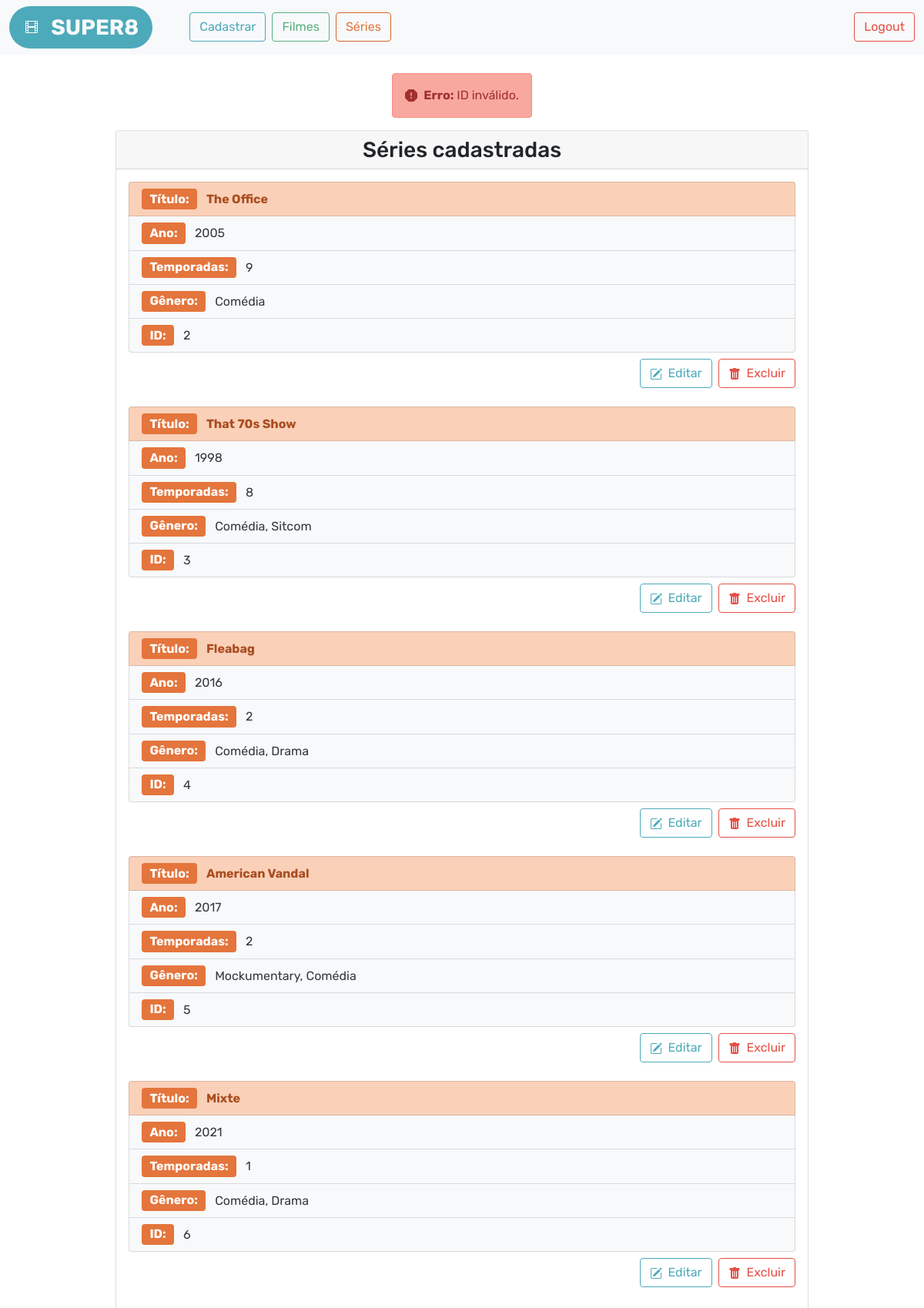
Screenshot of /src/series.php?msg=idinvalido (signed in) with the database file from the repository.
### tables this page shows
CREATE TABLE `tb_series` (
  `id_serie` int(11) NOT NULL,
  `titulo` varchar(120) NOT NULL,
  `ano` year(4) NOT NULL,
  `temporadas` int(2) NOT NULL,
  `genero` varchar(30) NOT NULL
);

### db/serie.dao.php (the view, shortened to what this page needs)
<?php include_once 'conn.php';
function mostrar_series(){
    $conn = connect();
    $sql = "SELECT * FROM tb_series";
    $result = mysqli_query($conn, $sql);
    if (mysqli_affected_rows($conn) > 0) {
        return $result;
    }
    return null;
}
function exibir_series(){
    $result = mostrar_series();
    if ($result === null) {
        $retorno = '<div class="alert alert-warning d-flex align-items-center" role="alert">
                        <svg xmlns="http://www.w3.org/2000/svg" width="16" height="16" fill="currentColor" class="bi bi-exclamation-diamond-fill me-3" viewBox="0 0 16 16">
                            <path d="M9.05.435c-.58-.58-1.52-.58-2.1 0L.436 6.95c-.58.58-.58 1.519 0 2.098l6.516 6.516c.58.58 1.519.58 2.098 0l6.516-6.516c.58-.58.58-1.519 0-2.098L9.05.435zM8 4c.535 0 .954.462.9.995l-.35 3.507a.552.552 0 0 1-1.1 0L7.1 4.995A.905.905 0 0 1 8 4zm.002 6a1 1 0 1 1 0 2 1 1 0 0 1 0-2z"/>
                        </svg>
                        <span>Nenhuma série foi cadastrada.</span>
                    </div>';
    } else {
        $retorno = '';
        while ($serie = mysqli_fetch_assoc($result)) {
            $retorno .= '<ul class="list-group">';
            $retorno .= '<li class="list-group-item list-group-item-secondary">
                            <span class="badge fs-6 me-2 bg-secondary">
                                Título:
                            </span>
                            <b>' . $serie['titulo'] . '</b></li>';
            $retorno .= '<li class="list-group-item list-group-item-light">
                            <span class="badge fs-6 me-2 bg-secondary">
                                Ano:
                            </span>
                            ' . $serie['ano'] . '</li>';
            $retorno .= '<li class="list-group-item list-group-item-light">
                            <span class="badge fs-6 me-2 bg-secondary">
                                Temporadas:
                            </span>
                            ' . $serie['temporadas'] . '</li>';
            $retorno .= '<li class="list-group-item list-group-item-light">
                            <span class="badge fs-6 me-2 bg-secondary">
                                Gênero:
                            </span>
                            ' . $serie['genero'] . '</li>';
            $retorno .= '<li class="list-group-item list-group-item-light">
                            <span class="badge fs-6 me-2 bg-secondary">
                                ID:
                            </span>
                            ' . $serie['id_serie'] . '</li>';
            $retorno .= '</ul>
                         <div class="d-flex flex-row-reverse mt-2 mb-4">';
            $retorno .=     '<a class="btn btn-outline-danger" href="' . link_deletar($serie['id_serie']) .
                               '" onclick="return confirm(\'Tem certeza que deseja excluir essa série?\')">
                                <svg xmlns="http://www.w3.org/2000/svg" width="16" height="16" fill="currentColor" class="bi bi-trash-fill me-1" viewBox="0 0 16 16">
                                    <path d="M2.5 1a1 1 0 0 0-1 1v1a1 1 0 0 0 1 1H3v9a2 2 0 0 0 2 2h6a2 2 0 0 0 2-2V4h.5a1 1 0 0 0 1-1V2a1 1 0 0 0-1-1H10a1 1 0 0 0-1-1H7a1 1 0 0 0-1 1H2.5zm3 4a.5.5 0 0 1 .5.5v7a.5.5 0 0 1-1 0v-7a.5.5 0 0 1 .5-.5zM8 5a.5.5 0 0 1 .5.5v7a.5.5 0 0 1-1 0v-7A.5.5 0 0 1 8 5zm3 .5v7a.5.5 0 0 1-1 0v-7a.5.5 0 0 1 1 0z"/>
                                </svg>
                                Excluir
                            </a>';
            $retorno .=     '<a class="btn btn-outline-info me-2" href="' . link_editar($serie['id_serie']) .
                                '">
                                <svg xmlns="http://www.w3.org/2000/svg" width="16" height="16" fill="currentColor" class="bi bi-pencil-square me-1" viewBox="0 0 16 16">
                                    <path d="M15.502 1.94a.5.5 0 0 1 0 .706L14.459 3.69l-2-2L13.502.646a.5.5 0 0 1 .707 0l1.293 1.293zm-1.75 2.456-2-2L4.939 9.21a.5.5 0 0 0-.121.196l-.805 2.414a.25.25 0 0 0 .316.316l2.414-.805a.5.5 0 0 0 .196-.12l6.813-6.814z"/>
                                    <path fill-rule="evenodd" d="M1 13.5A1.5 1.5 0 0 0 2.5 15h11a1.5 1.5 0 0 0 1.5-1.5v-6a.5.5 0 0 0-1 0v6a.5.5 0 0 1-.5.5h-11a.5.5 0 0 1-.5-.5v-11a.5.5 0 0 1 .5-.5H9a.5.5 0 0 0 0-1H2.5A1.5 1.5 0 0 0 1 2.5v11z"/>
                                </svg>
                                Editar
                            </a>';
            $retorno .= '</div>';
        }
    }
    return $retorno;
}
function link_editar($id_serie) {
    $link = 'editars.php?id_serie=' . $id_serie;
    return $link;
}
function link_deletar($id_serie) {
    $link = 'deletars.php?id_serie=' . $id_serie;
    return $link;
}
?>

### rows the page displays
tb_series: titulo "The Office", ano "2005", temporadas "9", genero "Comédia", id_serie "2"
tb_series: titulo "That 70s Show", ano "1998", temporadas "8", genero "Comédia, Sitcom", id_serie "3"
tb_series: titulo "Fleabag", ano "2016", temporadas "2", genero "Comédia, Drama", id_serie "4"
tb_series: titulo "American Vandal", ano "2017", temporadas "2", genero "Mockumentary, Comédia", id_serie "5"
tb_series: titulo "Mixte", ano "2021", temporadas "1", genero "Comédia, Drama", id_serie "6"
